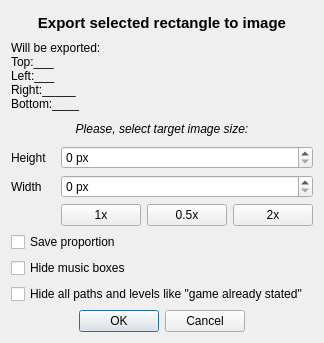
<?xml version="1.0" encoding="UTF-8"?>
<ui version="4.0">
 <class>WldSaveImage</class>
 <widget class="QDialog" name="WldSaveImage">
  <property name="geometry">
   <rect>
    <x>0</x>
    <y>0</y>
    <width>324</width>
    <height>343</height>
   </rect>
  </property>
  <property name="windowTitle">
   <string>Export to image</string>
  </property>
  <property name="windowIcon">
   <iconset resource="../../_resources/editor.qrc">
    <normaloff>:/images/world.png</normaloff>:/images/world.png</iconset>
  </property>
  <layout class="QGridLayout" name="gridLayout">
   <property name="sizeConstraint">
    <enum>QLayout::SetMinimumSize</enum>
   </property>
   <item row="3" column="0">
    <widget class="QLabel" name="label_2">
     <property name="text">
      <string>Height</string>
     </property>
    </widget>
   </item>
   <item row="4" column="0">
    <widget class="QLabel" name="label_3">
     <property name="text">
      <string>Width</string>
     </property>
    </widget>
   </item>
   <item row="5" column="1">
    <widget class="QPushButton" name="size1x">
     <property name="text">
      <string notr="true">1x</string>
     </property>
    </widget>
   </item>
   <item row="5" column="2">
    <widget class="QPushButton" name="size05x">
     <property name="text">
      <string notr="true">0.5x</string>
     </property>
    </widget>
   </item>
   <item row="5" column="3">
    <widget class="QPushButton" name="size2x">
     <property name="text">
      <string notr="true">2x</string>
     </property>
    </widget>
   </item>
   <item row="4" column="1" colspan="3">
    <widget class="QSpinBox" name="imgWidth">
     <property name="whatsThis">
      <string>&lt;html&gt;&lt;head/&gt;&lt;body&gt;&lt;p&gt;This is a &lt;span style=&quot; font-weight:600;&quot;&gt;Width&lt;/span&gt; of target image. Target image will be scaled to this width.&lt;/p&gt;&lt;/body&gt;&lt;/html&gt;</string>
     </property>
     <property name="suffix">
      <string> px</string>
     </property>
     <property name="maximum">
      <number>999999999</number>
     </property>
    </widget>
   </item>
   <item row="3" column="1" colspan="3">
    <widget class="QSpinBox" name="imgHeight">
     <property name="whatsThis">
      <string>&lt;html&gt;&lt;head/&gt;&lt;body&gt;&lt;p&gt;This is a &lt;span style=&quot; font-weight:600;&quot;&gt;Height&lt;/span&gt; of target image. Target image will be scaled to this height.&lt;/p&gt;&lt;/body&gt;&lt;/html&gt;</string>
     </property>
     <property name="suffix">
      <string> px</string>
     </property>
     <property name="maximum">
      <number>999999999</number>
     </property>
    </widget>
   </item>
   <item row="2" column="0" colspan="4">
    <widget class="QLabel" name="label_4">
     <property name="font">
      <font>
       <italic>true</italic>
      </font>
     </property>
     <property name="text">
      <string>Please, select target image size:</string>
     </property>
     <property name="alignment">
      <set>Qt::AlignCenter</set>
     </property>
    </widget>
   </item>
   <item row="1" column="0" colspan="4">
    <widget class="QLabel" name="ExportRect">
     <property name="text">
      <string notr="true">Will be exported:
Top:___
Left:___
Right:_____
Bottom:____</string>
     </property>
    </widget>
   </item>
   <item row="0" column="0" colspan="4">
    <widget class="QLabel" name="label">
     <property name="sizePolicy">
      <sizepolicy hsizetype="Preferred" vsizetype="Preferred">
       <horstretch>0</horstretch>
       <verstretch>0</verstretch>
      </sizepolicy>
     </property>
     <property name="font">
      <font>
       <pointsize>11</pointsize>
       <weight>75</weight>
       <bold>true</bold>
      </font>
     </property>
     <property name="text">
      <string>Export selected rectangle to image</string>
     </property>
     <property name="alignment">
      <set>Qt::AlignCenter</set>
     </property>
    </widget>
   </item>
   <item row="7" column="0" colspan="4">
    <widget class="QCheckBox" name="HideMusBoxes">
     <property name="text">
      <string>Hide music boxes</string>
     </property>
    </widget>
   </item>
   <item row="6" column="0" colspan="4">
    <widget class="QCheckBox" name="SaveProportion">
     <property name="whatsThis">
      <string>&lt;html&gt;&lt;head/&gt;&lt;body&gt;&lt;p&gt;With this option will be calculated opposite value for height or width for make target image with correct proportions.&lt;/p&gt;&lt;/body&gt;&lt;/html&gt;</string>
     </property>
     <property name="text">
      <string>Save proportion</string>
     </property>
    </widget>
   </item>
   <item row="8" column="0" colspan="4">
    <widget class="QCheckBox" name="HidePaths">
     <property name="text">
      <string>Hide all paths and levels like &quot;game already stated&quot;</string>
     </property>
    </widget>
   </item>
   <item row="9" column="0" colspan="4">
    <widget class="QDialogButtonBox" name="buttonBox">
     <property name="orientation">
      <enum>Qt::Horizontal</enum>
     </property>
     <property name="standardButtons">
      <set>QDialogButtonBox::Cancel|QDialogButtonBox::Ok</set>
     </property>
     <property name="centerButtons">
      <bool>true</bool>
     </property>
    </widget>
   </item>
  </layout>
 </widget>
 <resources>
  <include location="../../_resources/editor.qrc"/>
 </resources>
 <connections/>
</ui>
